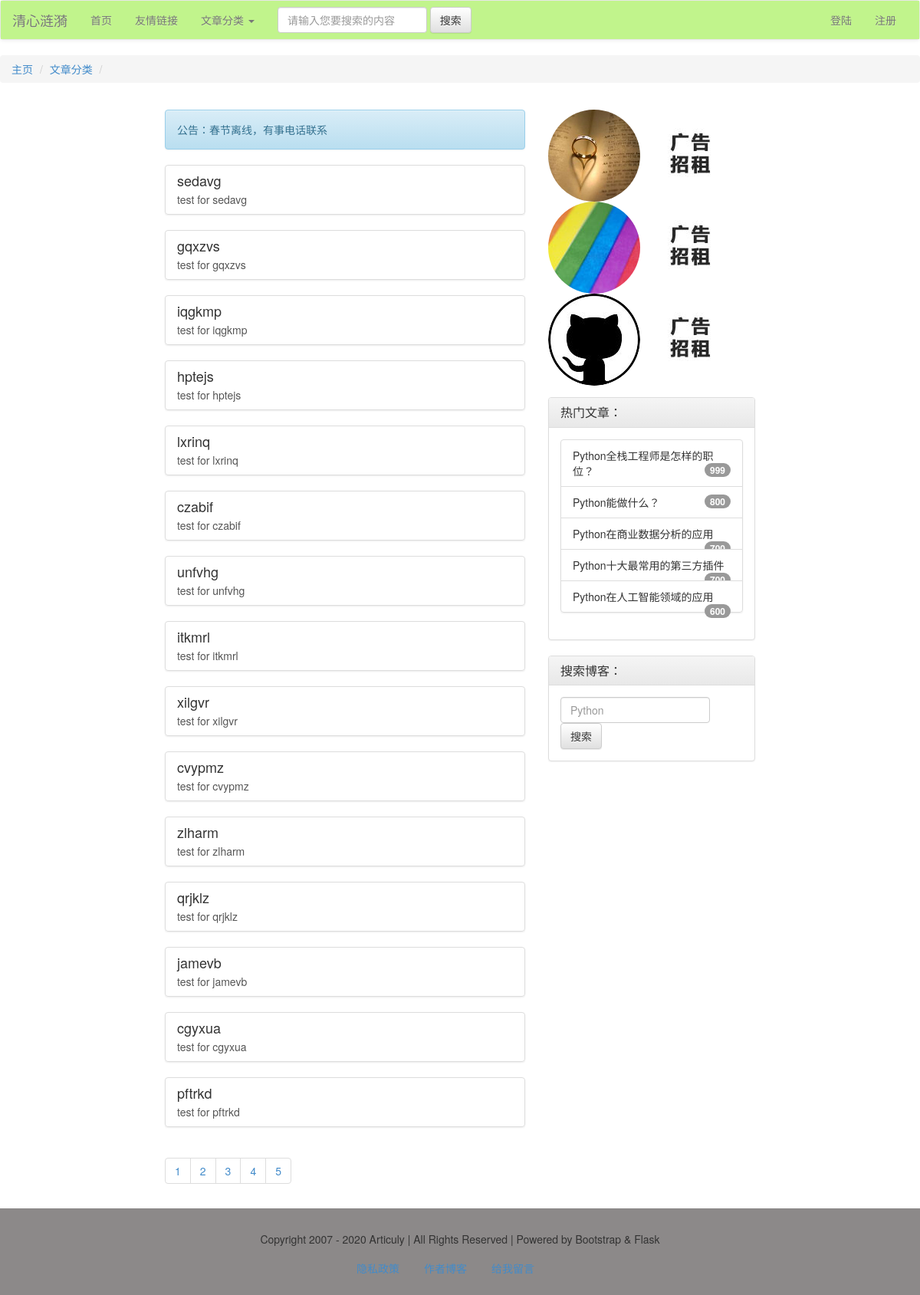
The app's page /article/ with its own data.
### models.py (models this page shows)
class Article(db.Model):
    id = db.Column(db.Integer, primary_key=True)
    title = db.Column(db.String)
    intro = db.Column(db.String)
    author = db.Column(db.String)
    content = db.Column(db.Text)
    pubdate = db.Column(db.DateTime, default=datetime.now)
    cate_id = db.Column(db.Integer, db.ForeignKey('category.cate_id'))

### views/articles.py (the view)
@article_app.route('/cate/<int:cate_id>/<int:page>')
@article_app.route('/', defaults={'cate_id': 0, 'page': 1})
def getArticleList(cate_id, page):
    if cate_id == 0:
        res = Article.query.paginate(page, 15)
    else:
        res = Article.query.filter_by(cate_id=cate_id).paginate(page, 15)
    category = Category.query.get(cate_id)
    articles = res.items
    pageList = res.iter_pages()
    return render_template('cate_articles.html', cate_id=cate_id, articles=articles, pageList=pageList,
                           category=category)

### app.py (called while the page is built)
@app.context_processor
def account():
    username = session.get('user')
    return {'username': username}

@app.context_processor
def getCateList():
    cates = Category.query.all()
    return {'cates': cates}

### templates/cate_articles.html (shortened to what this page needs)
{% extends'base.html' %}
{% block content %}
    <ol class="breadcrumb">
        <li><a href="{{ url_for('html') }}">主页</a></li>
        <li><a href="#">文章分类</a></li>
        <li class="active">{{ category.cate_name }}</li>
    </ol>
    <main>
        <div class="container-fluid">
            <div class="row">
                <div class="col-md-5 col-md-offset-2 col-sm-5 col-sm-offset-1">
                    <div class="alert alert-info" role="alert">公告：春节离线，有事电话联系</div>
                    {% for article in articles %}
                        <div class="list-group">
                            <a href="{{ url_for('article_app.view', article_id=article.id) }}" class="list-group-item">
                                <h4 class="list-group-item-heading">{{ article.title }}</h4>
                                <p class="list-group-item-text">{{ article.intro }}</p>
                            </a>
                        </div>
                    {% endfor %}
                    <nav aria-label="Page navigation">
                        <ul class="pagination">
                            {% for page in pageList %}
                                {% if page!=None %}
                            <li><a href="{{ url_for('article_app.getArticleList', cate_id=cate_id, page=page) }}">{{ page }}</a></li>
                                {% else %}
                                <li><a href="#">...</a></li>
                                {% endif %}
                            {% endfor %}
                        </ul>
                    </nav>
                </div>
                <div class="col-md-3 col-sm-4">
                    <img src="{{ url_for('static', filename='img/side/articuly.jpg') }}" alt="清心涟漪" class="img-circle">
                    <img src="{{ url_for('static', filename='img/side/ad.jpg') }}" alt="" class="img-rounded">
                    <img src="{{ url_for('static', filename='img/side/rainbow.jpg') }}" alt="彩虹" class="img-circle">
                    <img src="{{ url_for('static', filename='img/side/ad.jpg') }}" alt="" class="img-rounded">
                    <img src="{{ url_for('static', filename='img/side/github.jpg') }}" alt="Github" class="img-circle">
                    <img src="{{ url_for('static', filename='img/side/ad.jpg') }}" class="img-rounded">
                    <div class="panel panel-default">
                        <div class="panel-heading">
                            <h3 class="panel-title">热门文章：</h3>
                        </div>
                        <div class="panel-body">
                            <ul class="list-group">
                                <li class="list-group-item">
                                    Python全栈工程师是怎样的职位？
                                    <span class="badge">999</span>
                                </li>
                                <li class="list-group-item">
                                    Python能做什么？
                                    <span class="badge">800</span>
                                </li>
                                <li class="list-group-item">
                                    Python在商业数据分析的应用
                                    <span class="badge">700</span>
                                </li>
                                <li class="list-group-item">
                                    Python十大最常用的第三方插件
                                    <span class="badge">700</span>
                                </li>
                                <li class="list-group-item">
                                    Python在人工智能领域的应用
                                    <span class="badge">600</span>
                                </li>
                            </ul>
                        </div>
                    </div>
                    <div class="panel panel-default">
                        <div class="panel-heading">
                            <h3 class="panel-title">搜索博客：</h3>
                        </div>
                        <div class="panel-body">
                            <form class="form-inline">
                                <input type="text" class="form-control" placeholder="Python">
                                <button type="submit" class="btn btn-default">搜索</button>
                            </form>
                        </div>
                    </div>
                </div>
            </div>
        </div>
    </main>
{% endblock %}

### templates/base.html (style rules this page uses)
.row { margin-top: 15px; margin-bottom: 8px; }
.panel { margin-top: 15px; }

### records on screen
Article: title "sedavg", intro "test for sedavg"
Article: title "gqxzvs", intro "test for gqxzvs"
Article: title "iqgkmp", intro "test for iqgkmp"
Article: title "hptejs", intro "test for hptejs"
Article: title "lxrinq", intro "test for lxrinq"
Article: title "czabif", intro "test for czabif"
Article: title "unfvhg", intro "test for unfvhg"
Article: title "itkmrl", intro "test for itkmrl"
Article: title "xilgvr", intro "test for xilgvr"
Article: title "cvypmz", intro "test for cvypmz"
Article: title "zlharm", intro "test for zlharm"
Article: title "qrjklz", intro "test for qrjklz"
Article: title "jamevb", intro "test for jamevb"
Article: title "cgyxua", intro "test for cgyxua"
Article: title "pftrkd", intro "test for pftrkd"

### other values on screen
{{ page }} "1" "2" "3" "4" "5"
